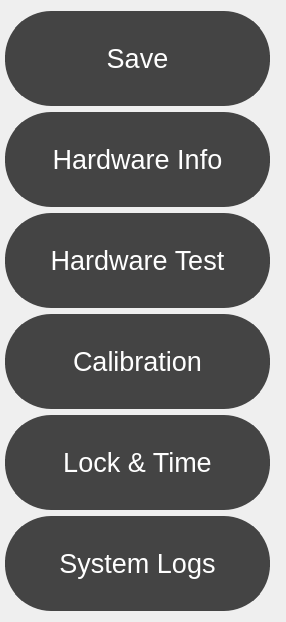
               <widget class="QFrame" name="hwbtnsFrame">
                <property name="styleSheet">
                 <string notr="true">QPushButton {
background-color: rgb(68, 68, 68);
color:white;
min-width: 245px;
min-height: 75px;
border-radius: 46px;
border: 10px solid rgb(68, 68, 68);
margin: 0 5px 0 5px;
outline:0;
}
QPushButton:pressed{
background-color:rgb(77, 77, 77);
border: 10px solid rgb(77, 77, 77);
}</string>
                </property>
                <layout class="QVBoxLayout" name="verticalLayout_68">
                 <property name="leftMargin">
                  <number>0</number>
                 </property>
                 <property name="rightMargin">
                  <number>11</number>
                 </property>
                 <item>
                  <widget class="QPushButton" name="btnSaveHw">
                   <property name="font">
                    <font>
                     <family>Arial</family>
                     <pointsize>20</pointsize>
                    </font>
                   </property>
                   <property name="text">
                    <string>Save</string>
                   </property>
                  </widget>
                 </item>
                 <item>
                  <widget class="QPushButton" name="btnHwinfo">
                   <property name="font">
                    <font>
                     <family>Arial</family>
                     <pointsize>20</pointsize>
                    </font>
                   </property>
                   <property name="styleSheet">
                    <string notr="true"/>
                   </property>
                   <property name="text">
                    <string>Hardware Info</string>
                   </property>
                  </widget>
                 </item>
                 <item>
                  <widget class="QPushButton" name="btnHwTesst">
                   <property name="font">
                    <font>
                     <family>Arial</family>
                     <pointsize>20</pointsize>
                    </font>
                   </property>
                   <property name="text">
                    <string>Hardware Test</string>
                   </property>
                  </widget>
                 </item>
                 <item>
                  <widget class="QPushButton" name="btnCalibration">
                   <property name="font">
                    <font>
                     <family>Arial</family>
                     <pointsize>20</pointsize>
                    </font>
                   </property>
                   <property name="text">
                    <string>Calibration</string>
                   </property>
                  </widget>
                 </item>
                 <item>
                  <widget class="QPushButton" name="btnSystemLock">
                   <property name="font">
                    <font>
                     <family>Arial</family>
                     <pointsize>20</pointsize>
                    </font>
                   </property>
                   <property name="text">
                    <string>Lock &amp;&amp; Time</string>
                   </property>
                  </widget>
                 </item>
                 <item>
                  <widget class="QPushButton" name="btnSystemLogs">
                   <property name="font">
                    <font>
                     <family>Arial</family>
                     <pointsize>20</pointsize>
                    </font>
                   </property>
                   <property name="text">
                    <string>System Logs</string>
                   </property>
                  </widget>
                 </item>
                </layout>
               </widget>
